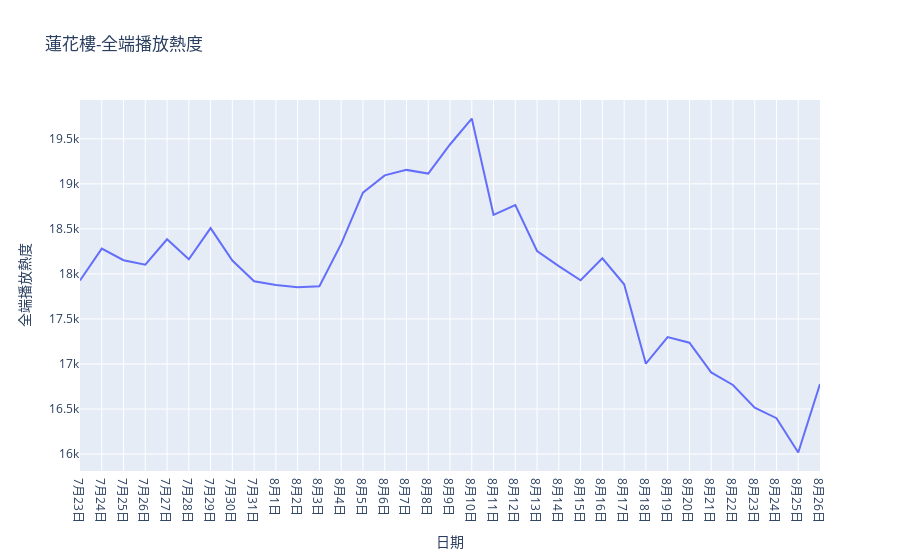

The notebook cell this image was saved under:
### Code cell
x_ALL = df_ALL['日期'].tolist()
y_ALL = df_ALL['全端播放熱度'].tolist()
data_ALL = list(zip(x_ALL, y_ALL))

fig = px.line(df_ALL, x="日期", y="全端播放熱度", title='蓮花樓-全端播放熱度')
display(fig)

### Figure 1 — Plotly figure (JSON) as saved in the notebook; plotly's stock layout.template omitted (floating-point values rounded to 4 significant figures)
{"data": [{"hovertemplate": "日期=%{x}<br>全端播放熱度=%{y}<extra></extra>", "legendgroup": "", "line": {"color": "#636efa", "dash": "solid"}, "marker": {"symbol": "circle"}, "mode": "lines", "name": "", "orientation": "v", "showlegend": false, "type": "scatter", "x": ["7月23日", "7月24日", "7月25日", "7月26日", "7月27日", "7月28日", "7月29日", "7月30日", "7月31日", "8月1日", "8月2日", "8月3日", "8月4日", "8月5日", "8月6日", "8月7日", "8月8日", "8月9日", "8月10日", "8月11日", "8月12日", "8月13日", "8月14日", "8月15日", "8月16日", "8月17日", "8月18日", "8月19日", "8月20日", "8月21日", "8月22日", "8月23日", "8月24日", "8月25日", "8月26日"], "xaxis": "x", "y": [17927, 18281, 18152, 18102, 18385, 18162, 18509, 18148, 17918, 17877, 17853, 17863, 18334, 18902, 19094, 19155, 19114, 19437, 19725, 18656, 18765, 18255, 18086, 17930, 18174, 17885, 17004, 17299, 17236, 16907, 16767, 16515, 16398, 16018, 16778], "yaxis": "y"}], "layout": {"legend": {"tracegroupgap": 0}, "title": {"text": "蓮花樓-全端播放熱度"}, "xaxis": {"anchor": "y", "domain": [0, 1], "title": {"text": "日期"}}, "yaxis": {"anchor": "x", "domain": [0, 1], "title": {"text": "全端播放熱度"}}}}
